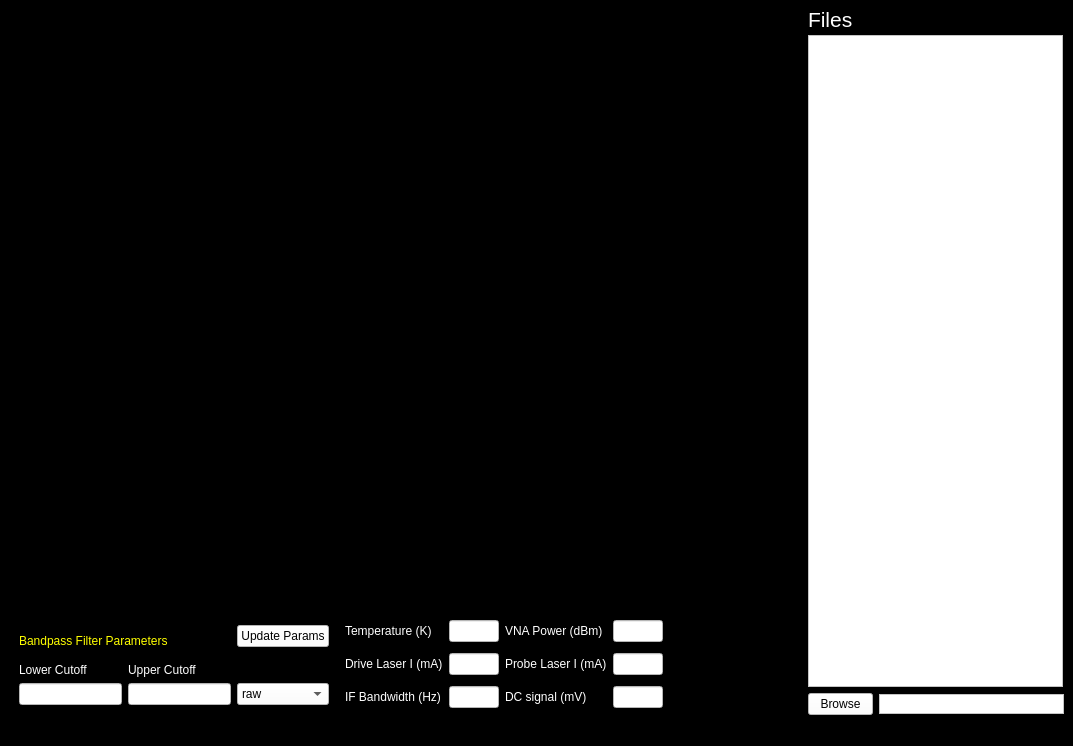
<?xml version="1.0" encoding="UTF-8"?>
<ui version="4.0">
 <class>MainWindow</class>
 <widget class="QMainWindow" name="MainWindow">
  <property name="geometry">
   <rect>
    <x>0</x>
    <y>0</y>
    <width>1073</width>
    <height>746</height>
   </rect>
  </property>
  <property name="windowTitle">
   <string>ResonanceDetector</string>
  </property>
  <property name="styleSheet">
   <string notr="true">background-color: rgb(0, 0, 0);</string>
  </property>
  <widget class="QWidget" name="centralwidget">
   <layout class="QGridLayout" name="gridLayout_4">
    <item row="0" column="0">
     <widget class="PlotWidget" name="individualSweepPlot">
      <property name="minimumSize">
       <size>
        <width>0</width>
        <height>400</height>
       </size>
      </property>
     </widget>
    </item>
    <item row="0" column="1" rowspan="2">
     <layout class="QGridLayout" name="gridLayout_Lists">
      <item row="2" column="1">
       <widget class="QPushButton" name="browseButton">
        <property name="sizePolicy">
         <sizepolicy hsizetype="Fixed" vsizetype="Fixed">
          <horstretch>0</horstretch>
          <verstretch>0</verstretch>
         </sizepolicy>
        </property>
        <property name="minimumSize">
         <size>
          <width>0</width>
          <height>22</height>
         </size>
        </property>
        <property name="maximumSize">
         <size>
          <width>65</width>
          <height>22</height>
         </size>
        </property>
        <property name="styleSheet">
         <string notr="true">background-color: rgb(255, 255, 255);
color: rgb(0, 0, 0);</string>
        </property>
        <property name="text">
         <string>Browse</string>
        </property>
       </widget>
      </item>
      <item row="2" column="2" colspan="2">
       <widget class="QTextBrowser" name="direcotry_print">
        <property name="sizePolicy">
         <sizepolicy hsizetype="Fixed" vsizetype="Fixed">
          <horstretch>0</horstretch>
          <verstretch>0</verstretch>
         </sizepolicy>
        </property>
        <property name="minimumSize">
         <size>
          <width>0</width>
          <height>0</height>
         </size>
        </property>
        <property name="maximumSize">
         <size>
          <width>185</width>
          <height>20</height>
         </size>
        </property>
        <property name="acceptDrops">
         <bool>true</bool>
        </property>
        <property name="styleSheet">
         <string notr="true">background-color: rgb(255, 255, 255);
color: rgb(0, 0, 0);</string>
        </property>
        <property name="verticalScrollBarPolicy">
         <enum>Qt::ScrollBarAlwaysOff</enum>
        </property>
        <property name="horizontalScrollBarPolicy">
         <enum>Qt::ScrollBarAlwaysOff</enum>
        </property>
        <property name="lineWrapMode">
         <enum>QTextEdit::NoWrap</enum>
        </property>
       </widget>
      </item>
      <item row="1" column="1" colspan="3">
       <widget class="QListWidget" name="fileList">
        <property name="sizePolicy">
         <sizepolicy hsizetype="Fixed" vsizetype="Expanding">
          <horstretch>0</horstretch>
          <verstretch>0</verstretch>
         </sizepolicy>
        </property>
        <property name="minimumSize">
         <size>
          <width>255</width>
          <height>600</height>
         </size>
        </property>
        <property name="maximumSize">
         <size>
          <width>255</width>
          <height>16777215</height>
         </size>
        </property>
        <property name="styleSheet">
         <string notr="true">background-color: rgb(255, 255, 255);
color: rgb(0, 0, 0);</string>
        </property>
       </widget>
      </item>
      <item row="0" column="1">
       <widget class="QLabel" name="label">
        <property name="sizePolicy">
         <sizepolicy hsizetype="Fixed" vsizetype="Fixed">
          <horstretch>0</horstretch>
          <verstretch>0</verstretch>
         </sizepolicy>
        </property>
        <property name="maximumSize">
         <size>
          <width>50</width>
          <height>20</height>
         </size>
        </property>
        <property name="font">
         <font>
          <pointsize>16</pointsize>
         </font>
        </property>
        <property name="styleSheet">
         <string notr="true">color: rgb(255, 255, 255);</string>
        </property>
        <property name="text">
         <string>Files</string>
        </property>
       </widget>
      </item>
     </layout>
    </item>
    <item row="1" column="0">
     <layout class="QGridLayout" name="gridLayout_3">
      <item row="0" column="0">
       <widget class="QFrame" name="BandpassFilterParams">
        <property name="sizePolicy">
         <sizepolicy hsizetype="Fixed" vsizetype="Fixed">
          <horstretch>0</horstretch>
          <verstretch>0</verstretch>
         </sizepolicy>
        </property>
        <property name="minimumSize">
         <size>
          <width>330</width>
          <height>100</height>
         </size>
        </property>
        <property name="maximumSize">
         <size>
          <width>270</width>
          <height>16777215</height>
         </size>
        </property>
        <property name="styleSheet">
         <string notr="true"/>
        </property>
        <property name="frameShape">
         <enum>QFrame::StyledPanel</enum>
        </property>
        <property name="frameShadow">
         <enum>QFrame::Plain</enum>
        </property>
        <property name="lineWidth">
         <number>1</number>
        </property>
        <layout class="QGridLayout" name="gridLayout_6">
         <item row="0" column="0">
          <layout class="QHBoxLayout" name="horizontalLayout_3">
           <item>
            <layout class="QVBoxLayout" name="verticalLayout_4">
             <item>
              <widget class="QLabel" name="label_4">
               <property name="styleSheet">
                <string notr="true">color: rgb(255, 255, 0);</string>
               </property>
               <property name="text">
                <string>Bandpass Filter Parameters</string>
               </property>
              </widget>
             </item>
             <item>
              <layout class="QGridLayout" name="gridLayout_5">
               <item row="1" column="0">
                <widget class="QLineEdit" name="nyqLowLine">
                 <property name="styleSheet">
                  <string notr="true">background-color: rgb(255, 255, 255);
color: rgb(0, 0, 0);</string>
                 </property>
                 <property name="clearButtonEnabled">
                  <bool>false</bool>
                 </property>
                </widget>
               </item>
               <item row="1" column="1">
                <widget class="QLineEdit" name="nyqHighLine">
                 <property name="styleSheet">
                  <string notr="true">background-color: rgb(255, 255, 255);
color: rgb(0, 0, 0);</string>
                 </property>
                </widget>
               </item>
               <item row="0" column="1">
                <widget class="QLabel" name="label_3">
                 <property name="styleSheet">
                  <string notr="true">color: rgb(255, 255, 255);</string>
                 </property>
                 <property name="text">
                  <string>Upper Cutoff</string>
                 </property>
                </widget>
               </item>
               <item row="0" column="0">
                <widget class="QLabel" name="label_2">
                 <property name="styleSheet">
                  <string notr="true">color: rgb(255, 255, 255);</string>
                 </property>
                 <property name="text">
                  <string>Lower Cutoff</string>
                 </property>
                </widget>
               </item>
              </layout>
             </item>
            </layout>
           </item>
           <item>
            <layout class="QVBoxLayout" name="verticalLayout_3">
             <item>
              <widget class="QPushButton" name="updateBandPassParams">
               <property name="styleSheet">
                <string notr="true">background-color: rgb(255, 255, 255);
color: rgb(0, 0, 0);</string>
               </property>
               <property name="text">
                <string>Update Params</string>
               </property>
              </widget>
             </item>
             <item>
              <spacer name="verticalSpacer_2">
               <property name="orientation">
                <enum>Qt::Vertical</enum>
               </property>
               <property name="sizeHint" stdset="0">
                <size>
                 <width>20</width>
                 <height>1</height>
                </size>
               </property>
              </spacer>
             </item>
             <item>
              <widget class="QComboBox" name="filtBoolcomboBox">
               <property name="styleSheet">
                <string notr="true">background-color: rgb(255, 255, 255);
color: rgb(0, 0, 0);</string>
               </property>
               <item>
                <property name="text">
                 <string>raw</string>
                </property>
               </item>
               <item>
                <property name="text">
                 <string>filtered</string>
                </property>
               </item>
              </widget>
             </item>
            </layout>
           </item>
          </layout>
         </item>
        </layout>
       </widget>
      </item>
      <item row="0" column="1">
       <layout class="QGridLayout" name="gridLayout">
        <item row="2" column="1">
         <widget class="QLineEdit" name="ifEdit">
          <property name="sizePolicy">
           <sizepolicy hsizetype="Fixed" vsizetype="Fixed">
            <horstretch>0</horstretch>
            <verstretch>0</verstretch>
           </sizepolicy>
          </property>
          <property name="maximumSize">
           <size>
            <width>50</width>
            <height>16777215</height>
           </size>
          </property>
          <property name="styleSheet">
           <string notr="true">background-color: rgb(255, 255, 255);
color: rgb(0, 0, 0);</string>
          </property>
         </widget>
        </item>
        <item row="1" column="1">
         <widget class="QLineEdit" name="driveEdit">
          <property name="sizePolicy">
           <sizepolicy hsizetype="Fixed" vsizetype="Fixed">
            <horstretch>0</horstretch>
            <verstretch>0</verstretch>
           </sizepolicy>
          </property>
          <property name="maximumSize">
           <size>
            <width>50</width>
            <height>16777215</height>
           </size>
          </property>
          <property name="styleSheet">
           <string notr="true">background-color: rgb(255, 255, 255);
color: rgb(0, 0, 0);</string>
          </property>
         </widget>
        </item>
        <item row="1" column="3">
         <widget class="QLineEdit" name="probeEdit">
          <property name="sizePolicy">
           <sizepolicy hsizetype="Fixed" vsizetype="Fixed">
            <horstretch>0</horstretch>
            <verstretch>0</verstretch>
           </sizepolicy>
          </property>
          <property name="maximumSize">
           <size>
            <width>50</width>
            <height>16777215</height>
           </size>
          </property>
          <property name="styleSheet">
           <string notr="true">background-color: rgb(255, 255, 255);
color: rgb(0, 0, 0);</string>
          </property>
         </widget>
        </item>
        <item row="2" column="2">
         <widget class="QLabel" name="label_10">
          <property name="styleSheet">
           <string notr="true">color: rgb(255, 255, 255);</string>
          </property>
          <property name="text">
           <string>DC signal (mV)</string>
          </property>
         </widget>
        </item>
        <item row="2" column="3">
         <widget class="QLineEdit" name="dcEdit">
          <property name="sizePolicy">
           <sizepolicy hsizetype="Fixed" vsizetype="Fixed">
            <horstretch>0</horstretch>
            <verstretch>0</verstretch>
           </sizepolicy>
          </property>
          <property name="maximumSize">
           <size>
            <width>50</width>
            <height>16777215</height>
           </size>
          </property>
          <property name="styleSheet">
           <string notr="true">background-color: rgb(255, 255, 255);
color: rgb(0, 0, 0);</string>
          </property>
         </widget>
        </item>
        <item row="0" column="2">
         <widget class="QLabel" name="label_8">
          <property name="styleSheet">
           <string notr="true">color: rgb(255, 255, 255);</string>
          </property>
          <property name="text">
           <string>VNA Power (dBm)</string>
          </property>
         </widget>
        </item>
        <item row="1" column="2">
         <widget class="QLabel" name="label_9">
          <property name="styleSheet">
           <string notr="true">color: rgb(255, 255, 255);</string>
          </property>
          <property name="text">
           <string>Probe Laser I (mA)</string>
          </property>
         </widget>
        </item>
        <item row="0" column="1">
         <widget class="QLineEdit" name="tempEdit">
          <property name="sizePolicy">
           <sizepolicy hsizetype="Fixed" vsizetype="Fixed">
            <horstretch>0</horstretch>
            <verstretch>0</verstretch>
           </sizepolicy>
          </property>
          <property name="maximumSize">
           <size>
            <width>50</width>
            <height>16777215</height>
           </size>
          </property>
          <property name="styleSheet">
           <string notr="true">background-color: rgb(255, 255, 255);
color: rgb(0, 0, 0);</string>
          </property>
         </widget>
        </item>
        <item row="0" column="3">
         <widget class="QLineEdit" name="powerEdit">
          <property name="sizePolicy">
           <sizepolicy hsizetype="Fixed" vsizetype="Fixed">
            <horstretch>0</horstretch>
            <verstretch>0</verstretch>
           </sizepolicy>
          </property>
          <property name="maximumSize">
           <size>
            <width>50</width>
            <height>16777215</height>
           </size>
          </property>
          <property name="styleSheet">
           <string notr="true">background-color: rgb(255, 255, 255);
color: rgb(0, 0, 0);</string>
          </property>
         </widget>
        </item>
        <item row="1" column="0">
         <widget class="QLabel" name="label_6">
          <property name="styleSheet">
           <string notr="true">color: rgb(255, 255, 255);</string>
          </property>
          <property name="text">
           <string>Drive Laser I (mA)</string>
          </property>
         </widget>
        </item>
        <item row="2" column="0">
         <widget class="QLabel" name="label_7">
          <property name="styleSheet">
           <string notr="true">color: rgb(255, 255, 255);</string>
          </property>
          <property name="text">
           <string>IF Bandwidth (Hz)</string>
          </property>
         </widget>
        </item>
        <item row="0" column="0">
         <widget class="QLabel" name="label_5">
          <property name="styleSheet">
           <string notr="true">color: rgb(255, 255, 255);</string>
          </property>
          <property name="text">
           <string>Temperature (K)</string>
          </property>
         </widget>
        </item>
        <item row="1" column="4">
         <spacer name="horizontalSpacer">
          <property name="orientation">
           <enum>Qt::Horizontal</enum>
          </property>
          <property name="sizeHint" stdset="0">
           <size>
            <width>40</width>
            <height>20</height>
           </size>
          </property>
         </spacer>
        </item>
       </layout>
      </item>
     </layout>
    </item>
   </layout>
  </widget>
  <widget class="QMenuBar" name="menubar">
   <property name="geometry">
    <rect>
     <x>0</x>
     <y>0</y>
     <width>1073</width>
     <height>33</height>
    </rect>
   </property>
  </widget>
  <widget class="QStatusBar" name="statusbar"/>
 </widget>
 <customwidgets>
  <customwidget>
   <class>PlotWidget</class>
   <extends>QGraphicsView</extends>
   <header>pyqtgraph</header>
  </customwidget>
 </customwidgets>
 <resources/>
 <connections/>
</ui>
